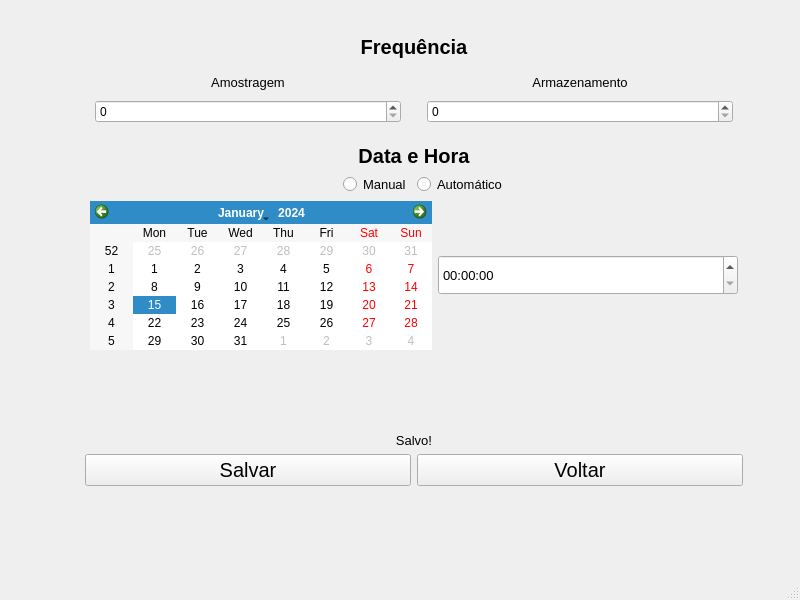
<?xml version="1.0" encoding="UTF-8"?>
<ui version="4.0">
 <class>MainWindow</class>
 <widget class="QMainWindow" name="MainWindow">
  <property name="geometry">
   <rect>
    <x>0</x>
    <y>0</y>
    <width>800</width>
    <height>600</height>
   </rect>
  </property>
  <property name="windowTitle">
   <string>MainWindow</string>
  </property>
  <widget class="QWidget" name="centralwidget">
   <widget class="QWidget" name="verticalLayoutWidget_6">
    <property name="geometry">
     <rect>
      <x>80</x>
      <y>30</y>
      <width>668</width>
      <height>461</height>
     </rect>
    </property>
    <layout class="QVBoxLayout" name="verticalLayout_3">
     <property name="sizeConstraint">
      <enum>QLayout::SetDefaultConstraint</enum>
     </property>
     <item>
      <layout class="QVBoxLayout" name="FrequenciaLayout">
       <property name="leftMargin">
        <number>5</number>
       </property>
       <property name="topMargin">
        <number>5</number>
       </property>
       <property name="rightMargin">
        <number>5</number>
       </property>
       <property name="bottomMargin">
        <number>5</number>
       </property>
       <item>
        <widget class="QLabel" name="FrequenciaLabel">
         <property name="font">
          <font>
           <pointsize>15</pointsize>
           <weight>75</weight>
           <bold>true</bold>
          </font>
         </property>
         <property name="text">
          <string>Frequência</string>
         </property>
         <property name="alignment">
          <set>Qt::AlignCenter</set>
         </property>
        </widget>
       </item>
       <item>
        <layout class="QHBoxLayout" name="horizontalLayout">
         <item>
          <layout class="QVBoxLayout" name="AmostragemLayout">
           <property name="spacing">
            <number>10</number>
           </property>
           <property name="leftMargin">
            <number>10</number>
           </property>
           <property name="topMargin">
            <number>10</number>
           </property>
           <property name="rightMargin">
            <number>10</number>
           </property>
           <property name="bottomMargin">
            <number>10</number>
           </property>
           <item>
            <widget class="QLabel" name="AmostragemLabel">
             <property name="font">
              <font>
               <pointsize>10</pointsize>
              </font>
             </property>
             <property name="text">
              <string>Amostragem</string>
             </property>
             <property name="alignment">
              <set>Qt::AlignCenter</set>
             </property>
            </widget>
           </item>
           <item>
            <widget class="QSpinBox" name="AmostragemValue"/>
           </item>
          </layout>
         </item>
         <item>
          <layout class="QVBoxLayout" name="ArmazenamentoLayout">
           <property name="spacing">
            <number>10</number>
           </property>
           <property name="leftMargin">
            <number>10</number>
           </property>
           <property name="topMargin">
            <number>10</number>
           </property>
           <property name="rightMargin">
            <number>10</number>
           </property>
           <property name="bottomMargin">
            <number>10</number>
           </property>
           <item>
            <widget class="QLabel" name="ArmazenamentoLabel">
             <property name="font">
              <font>
               <pointsize>10</pointsize>
              </font>
             </property>
             <property name="text">
              <string>Armazenamento</string>
             </property>
             <property name="alignment">
              <set>Qt::AlignCenter</set>
             </property>
            </widget>
           </item>
           <item>
            <widget class="QSpinBox" name="ArmazenamentoValue"/>
           </item>
          </layout>
         </item>
        </layout>
       </item>
       <item>
        <layout class="QVBoxLayout" name="DataeHoraLayout">
         <property name="leftMargin">
          <number>5</number>
         </property>
         <property name="topMargin">
          <number>5</number>
         </property>
         <property name="rightMargin">
          <number>5</number>
         </property>
         <property name="bottomMargin">
          <number>5</number>
         </property>
         <item>
          <widget class="QLabel" name="DataeHoraLabel">
           <property name="font">
            <font>
             <pointsize>15</pointsize>
             <weight>75</weight>
             <bold>true</bold>
            </font>
           </property>
           <property name="text">
            <string>Data e Hora</string>
           </property>
           <property name="alignment">
            <set>Qt::AlignCenter</set>
           </property>
          </widget>
         </item>
         <item>
          <layout class="QHBoxLayout" name="ModoLayout">
           <item alignment="Qt::AlignRight">
            <widget class="QRadioButton" name="ManualButton">
             <property name="font">
              <font>
               <pointsize>10</pointsize>
              </font>
             </property>
             <property name="text">
              <string>Manual</string>
             </property>
            </widget>
           </item>
           <item>
            <widget class="QRadioButton" name="AutomaticoButton">
             <property name="font">
              <font>
               <pointsize>10</pointsize>
              </font>
             </property>
             <property name="text">
              <string>Automático</string>
             </property>
            </widget>
           </item>
          </layout>
         </item>
         <item>
          <layout class="QHBoxLayout" name="CalendarioLayout">
           <item>
            <widget class="QCalendarWidget" name="Calendario"/>
           </item>
           <item>
            <widget class="QTimeEdit" name="Hora">
             <property name="minimumSize">
              <size>
               <width>300</width>
               <height>40</height>
              </size>
             </property>
             <property name="font">
              <font>
               <pointsize>10</pointsize>
              </font>
             </property>
             <property name="displayFormat">
              <string>HH:mm:ss</string>
             </property>
             <property name="time">
              <time>
               <hour>0</hour>
               <minute>0</minute>
               <second>0</second>
              </time>
             </property>
            </widget>
           </item>
          </layout>
         </item>
         <item>
          <spacer name="verticalSpacer">
           <property name="orientation">
            <enum>Qt::Vertical</enum>
           </property>
           <property name="sizeHint" stdset="0">
            <size>
             <width>20</width>
             <height>40</height>
            </size>
           </property>
          </spacer>
         </item>
        </layout>
       </item>
       <item>
        <layout class="QVBoxLayout" name="SaveLayout">
         <item>
          <widget class="QLabel" name="SaveLabel">
           <property name="sizePolicy">
            <sizepolicy hsizetype="Preferred" vsizetype="Fixed">
             <horstretch>0</horstretch>
             <verstretch>0</verstretch>
            </sizepolicy>
           </property>
           <property name="font">
            <font>
             <pointsize>10</pointsize>
            </font>
           </property>
           <property name="text">
            <string>Salvo!</string>
           </property>
           <property name="alignment">
            <set>Qt::AlignCenter</set>
           </property>
          </widget>
         </item>
         <item>
          <layout class="QHBoxLayout" name="OpcoesLayout">
           <item>
            <widget class="QPushButton" name="SaveButton">
             <property name="sizePolicy">
              <sizepolicy hsizetype="Minimum" vsizetype="Minimum">
               <horstretch>0</horstretch>
               <verstretch>0</verstretch>
              </sizepolicy>
             </property>
             <property name="font">
              <font>
               <pointsize>15</pointsize>
              </font>
             </property>
             <property name="text">
              <string>Salvar</string>
             </property>
            </widget>
           </item>
           <item>
            <widget class="QPushButton" name="VoltarButton">
             <property name="sizePolicy">
              <sizepolicy hsizetype="Minimum" vsizetype="Minimum">
               <horstretch>0</horstretch>
               <verstretch>0</verstretch>
              </sizepolicy>
             </property>
             <property name="font">
              <font>
               <pointsize>15</pointsize>
              </font>
             </property>
             <property name="text">
              <string>Voltar</string>
             </property>
            </widget>
           </item>
          </layout>
         </item>
        </layout>
       </item>
      </layout>
     </item>
    </layout>
   </widget>
  </widget>
  <widget class="QMenuBar" name="menubar">
   <property name="geometry">
    <rect>
     <x>0</x>
     <y>0</y>
     <width>800</width>
     <height>21</height>
    </rect>
   </property>
  </widget>
  <widget class="QStatusBar" name="statusbar"/>
 </widget>
 <resources/>
 <connections/>
</ui>
